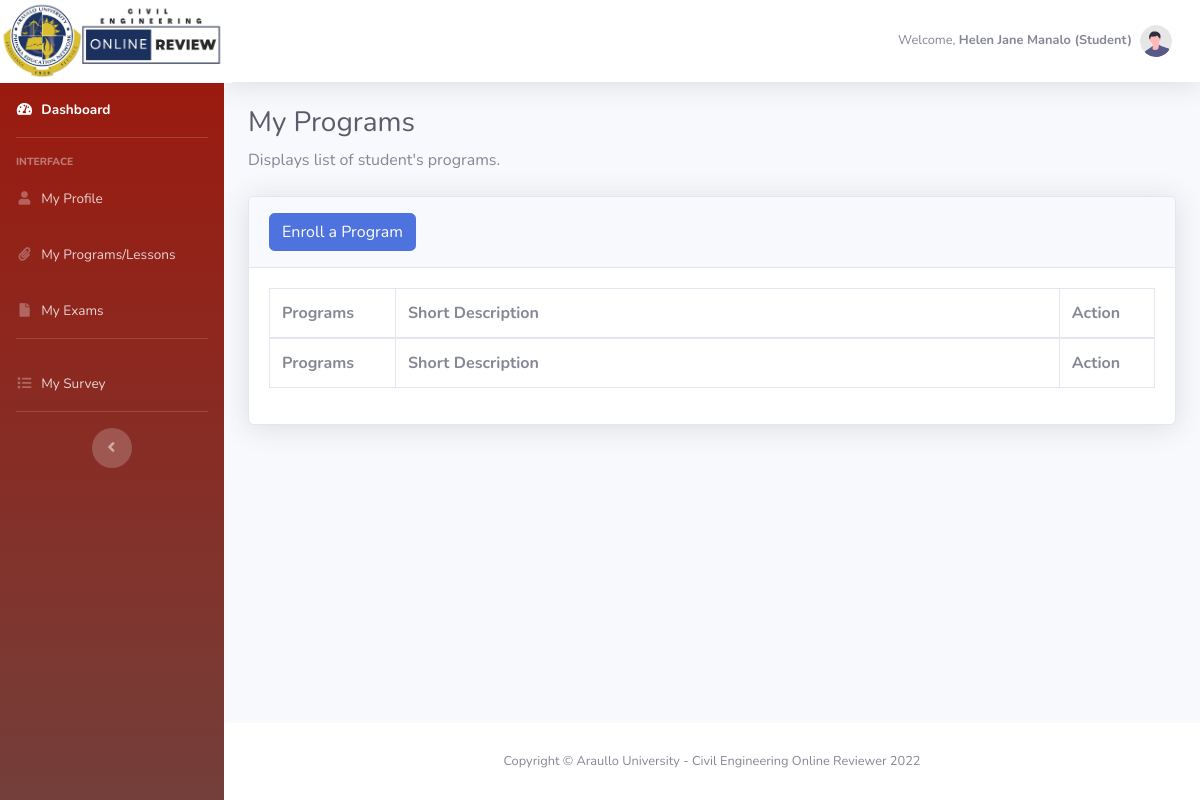
Before: /dashboard/student_programs.php (signed in) with the older database file.
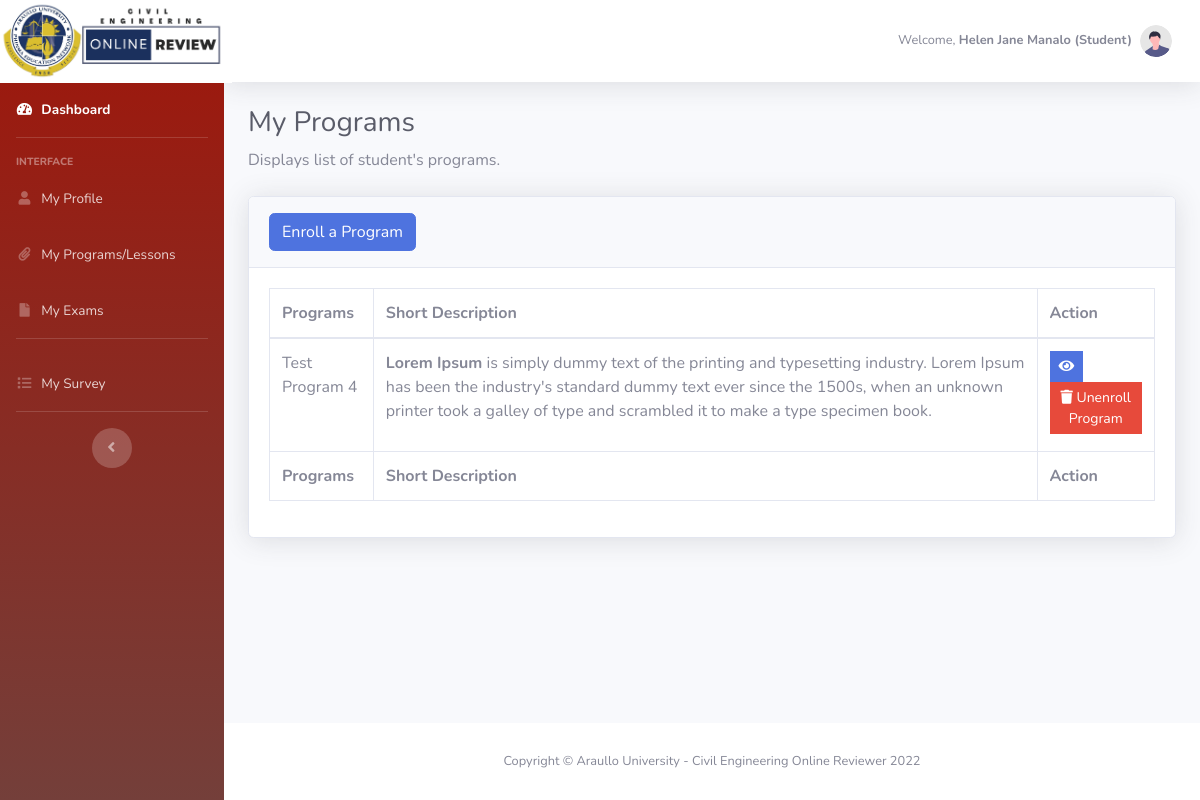
After: the same page with the newer database file.
### tables this page shows
CREATE TABLE `students` (
  `student_id` int(11) NOT NULL,
  `account_id` int(11) NOT NULL,
  `member_id` varchar(50) NOT NULL,
  `student_member_id` varchar(50) NOT NULL,
  `program_id` int(11) NOT NULL,
  `exam_attempt` int(11) NOT NULL,
  `stud_exam_status` int(11) NOT NULL,
  `exam_score` int(11) NOT NULL,
  `score_status` varchar(20) NOT NULL,
  `prof_comment_if_essay` longtext NOT NULL,
  `unenroll_student` int(11) NOT NULL,
  `date_modified` datetime NOT NULL
);

CREATE TABLE `programs` (
  `program_id` int(50) NOT NULL,
  `member_id` varchar(50) NOT NULL,
  `program_name` varchar(100) NOT NULL,
  `short_desc` longtext NOT NULL,
  `with_exam` int(2) NOT NULL,
  `upload_image` varchar(255) NOT NULL,
  `date_created` datetime NOT NULL,
  `date_modified` datetime NOT NULL
);

### dashboard/model/Student.php (called while the page is built, shortened)
<?php
	class Student{
		public $db;
		public function __construct(){
			$this->db = new mysqli(DB_HOST, DB_USER, DB_PASSWORD, DB_DATABASE);
		}
        public function get_student_info($email_address){
    		$sql3="SELECT CONCAT_WS(' ', a.firstname, a.last_name) as fullname,
                        a.firstname,
                        a.last_name,
                        a.member_id,
                        a.email_address,
                        a.gender,
                        a.age,
                        a.birthday,
                        a.religion,
                        a.blood_type,
                        a.phone_number,
                        b.academic_year,
                        b.course,
                        b.section,
						b.class,
						a.id
                FROM user_account a
                LEFT JOIN user_additional_information b ON b.member_id = a.member_id
                WHERE a.email_address = '$email_address' AND user_type='Student'";
	        $result = mysqli_query($this->db,$sql3);
	        return $user_data = mysqli_fetch_assoc($result);
    	}
		public function get_all_program_list($account_id) {
    		$sql3="SELECT * FROM students a
                    LEFT JOIN programs b on b.program_id = a.program_id
                    LEFT JOIN program_additioonal_info c on c.program_id = a.program_id
                    WHERE a.account_id = '$account_id'
                    AND unenroll_student = '0'";
	        $result = mysqli_query($this->db,$sql3);
	        return $result_data = mysqli_fetch_all($result,MYSQLI_ASSOC);
        }
	}
?>

### dashboard/student_programs.php (the view, shortened to what this page needs)
<?php
    include_once('db_header.php');
?>
    <h1 class="h3 mb-2 text-gray-800">My Programs</h1>
    <p class="mb-4">Displays list of student's programs.</p>
    <div class="card shadow mb-4">
        <div class="card-header py-3">
            <h6 class="m-0 font-weight-bold text-primary">
                <a class="btn btn-primary" href="enroll_program.php?action=add">Enroll a Program</a>
            </h6>
        </div>
        <div class="card-body">
            <div class="table-responsive">
                <table class="table table-bordered" id="dataTable" width="100%" cellspacing="0">
                    <thead>
                        <tr>
                            <th>Programs</th>
                            <th width="75%">Short Description</th>
                            <th>Action</th>
                        </tr>
                    </thead>
                    <tfoot>
                        <tr>
                            <th>Programs</th>
                            <th width="75%">Short Description</th>
                            <th>Action</th>
                        </tr>
                    </tfoot>
                    <tbody>
                        <?php
                            $get_profile_info =  $student->get_student_info($_SESSION['email_address']);
                            $get_program_list =  $student->get_all_program_list($get_profile_info['id']);
                            foreach($get_program_list as $programs) {
                        ?>
                            <tr>
                                <td><?php echo $programs['program_name'] ?></td>
                                <td><?php echo $programs['short_desc'] ?></td>
                                <td>
                                    <li class="list-inline-item">
                                        <a class="btn btn-primary btn-sm rounded-0" href="enroll_program.php?action=view_program&id=<?php echo $programs['program_id']?>&program_name=<?php echo $programs['program_name']?>"><i class="fa fa-eye"></i></a>
                                        <a class="btn btn-danger btn-sm rounded-0" href="student/enroll_program.php?id=<?php echo $programs['student_id']?>"><i class="fa fa-trash"></i> Unenroll Program</a>
                                    </li>
                                </td>
                            </tr>
                        <?php
                            }
                        ?>
                    </tbody>
                </table>
            </div>
        </div>
    </div>
<?php
    include_once('db_footer.php');
?>

Changed rows visible on the page:
added students: program.program_name "Test Program 4", program.short_desc "Lorem Ipsum is simply dummy text of the printing and typesetting industry. Lorem Ipsum has been the industry's standard dummy text ever since the 1500s, when an unknown printer took a galley of type and scrambled it to make a type specimen book."
